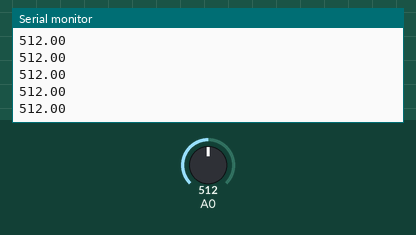
This sketch was run on a simulated Arduino Uno, built with avr-gcc and run on an emulated ATmega328P. Parts: the last lines printed to the serial monitor. Inputs (shaded band) come from the test bench; at power-on: A0 = 512.

Above: at 1.2 s.
1.3 s: A0 set to 716
At 2.0 s:
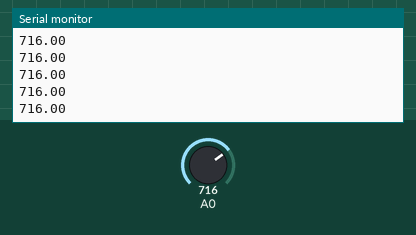
2.8 s: A0 set to 900
At 3.3 s:
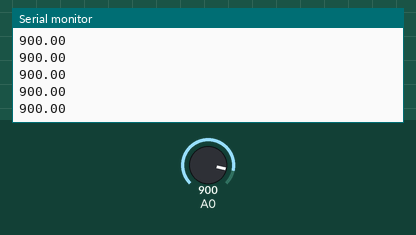
Timing chart, 0 to 5.8 s (numbered marks = the images above; inputs shaded):
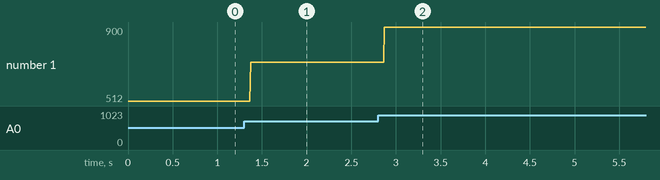

The sketch:

MQ-135_gasensor_ADC.ino
```cpp
/*
  AD convertor voor MQ-135 Gas Sensor Module
  MQ-135 Gas Sensor Module heeft analog out RBPI heeft geen analog in
  Arduino als AD convertor
  By Chris 28/12/2020
*/
void setup() {
  // put your setup code here, to run once:
  // initialize pin 22 - 43 as input
  pinMode(A0, INPUT);
  Serial.begin(9600);

}

void loop() {
 // put your main code here, to run repeatedly:
 // read the input on analog pin 0:
  int sensorValue = analogRead(A0);
  // Convert the analog reading (which goes from 0 - 1023) to a voltage (0 - 5V) by " * (5.0 / 1023.0)":
  float voltage = sensorValue;
  // print out the value you read:
  Serial.println(voltage);

}
```

Measured:
- after the input at 1.3 s, the serial monitor: prints a new line after 0.07 s (image 1)
- after the input at 2.8 s, the serial monitor: prints a new line after 0.07 s (image 2)
- plotted number 1: 512 → 716 after the input at 1.3 s, 716 → 900 after the input at 2.8 s
